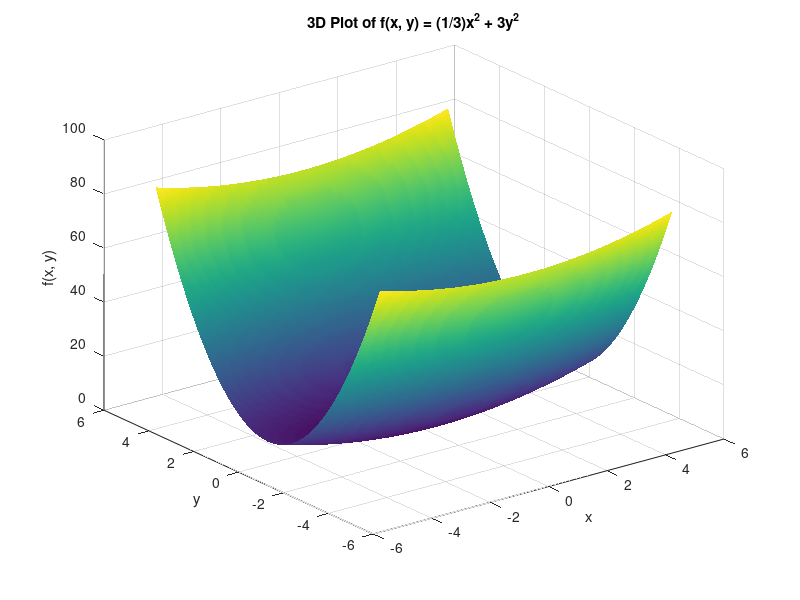

Source code (MATLAB): (Note: this script raises an error after producing the figure.)
f = @(x, y) (1/3)*x.^2 + 3*y.^2;
grad_f = @(x, y) [(2*x)/3; ...
                  6*y];

x0 = [4, 4];
gamma_values = [0.1,0.3,3,5];
tol = 0.001;
max_iter = 500;


% Gradient Descent with Fixed Step Size from Previous Assignment
function [x_vals, y_vals, f_values] = gradient_descent_fixed(f, grad_f, x0, max_iter, epsilon, gamma)
    x = x0;

    x_vals = x(1, 1);
    y_vals = x(1,2);


    f_values = [f(x(1), x(2))];

    for i = 1:max_iter
        disp(x)
        grad = grad_f(x(1), x(2));  
        if norm(grad) < epsilon      
            fprintf("Exit because of norm");
            break;
        end
        disp(grad);

        x = x - gamma .* grad.';  

        x_vals = [x_vals, x(1)];
        y_vals = [y_vals, x(2)];
        f_values = [f_values, f(x(1), x(2))];

        fprintf('Point [%d %d]\n', x(1), x(2));
        fprintf('Funtion value %d\n', f(x(1), x(2)));
        fprintf('Grad norm %d\n', norm(grad));
        fprintf('\n');
        
    end

end


for i = 1:length(gamma_values)
    [x_vals, y_vals, f_values] = gradient_descent_fixed(f, grad_f, x0, max_iter, tol, gamma_values(i));
    results{i} = struct('x_vals', x_vals, 'y_vals', y_vals, 'f_values', f_values);
end


close all

for i = 1:length(gamma_values)

% Define the range for x and y
x = linspace(-5, 5, 100); % Range for x
y = linspace(-5, 5, 100); % Range for y

% Create a grid for x and y
[X, Y] = meshgrid(x, y);

% Evaluate the function on the grid
Z = f(X, Y);

% Plot the surface
figure;
surf(X, Y, Z);

% Customize the plot
xlabel('x');
ylabel('y');
zlabel('f(x, y)');
title('3D Plot of f(x, y) = (1/3)x^2 + 3y^2');
shading interp; % Smooth shading
colormap parula;
grid on;
hold on;
%%

% Plot each method's trajectory with the specified colors and DisplayName
h1 = plot3(results{i}.x_vals, results{i}.y_vals, results{i}.f_values, '-o', 'LineWidth', 1.5, 'Color', [1, 0, 0]); 


% Add labels and title
title('Trajectories for gamma ' + string(gamma_values(i))  );
xlabel('x');
ylabel('y');
zlabel('f(x, y)');
grid on;
view(3);  % Set 3D view
axis tight;  % Adjust axis limits for better visualization
hold off;

% % Add legend to identify methods (exclude the function plot from the legend)
% legend([h1, h2, h3], 'Location', 'northeast', 'FontSize', 12);


figure;
plot(1:length(results{i}.f_values-1), results{i}.f_values, '-o', 'LineWidth', 1.5);
xlabel('Iteration Number');
ylabel('f(x,y)');
title('f values vs Iteration Number for gamma '+ string(gamma_values(i))  );
grid on;

end